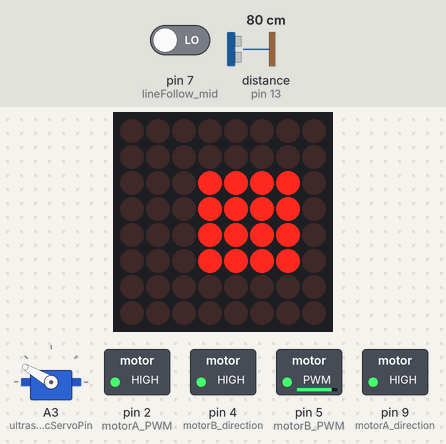
This sketch was run on a simulated Arduino Uno, built with avr-gcc and run on an emulated ATmega328P. Shown: servo, 8×8 LED matrix, switched loads named in the sketch (green lamp = pin HIGH). Wiring (inferred from the names in the program): ultrasonic range finder: trigger pin 12; echo pin 13. The inputs (shaded band) are chosen by the test bench; at power-on: pin 7 (lineFollow_mid) LOW, distance to the obstacle (sensor on pin 13) 80 cm. The echo pulse lasts 58.3 µs per cm; pins used as bus, display or sensor lines are not drawn.

Above: at 4.2 s.
4.3 s: pin 7 (lineFollow_mid) driven HIGH
At 5.2 s:
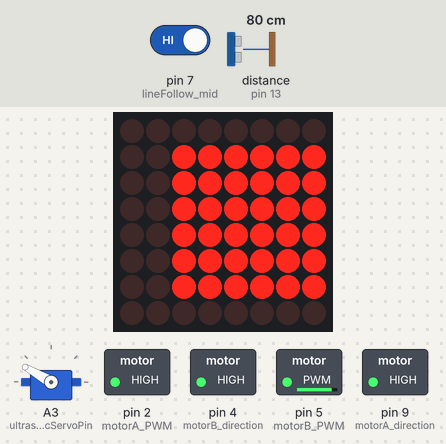
13.3 s: pin 7 (lineFollow_mid) driven LOW
At 14.3 s:
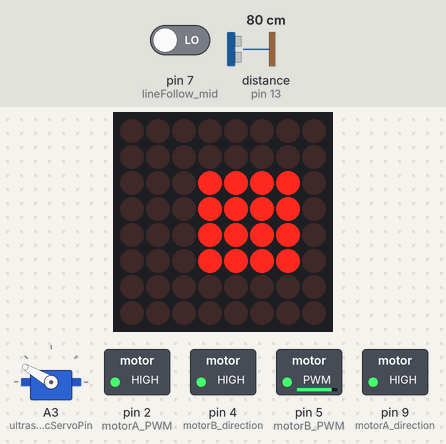
14.8 s: pin 7 (lineFollow_mid) driven HIGH
At 15.5 s:
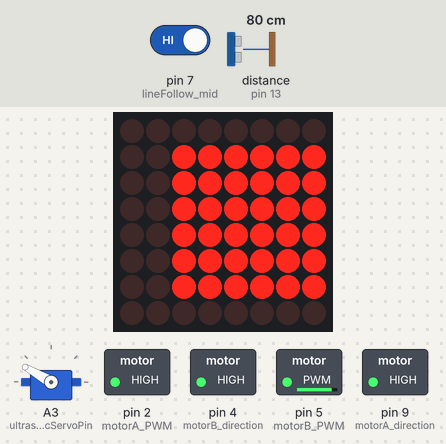
Timing chart, 0 to 17.8 s (numbered marks = the images above; inputs shaded):
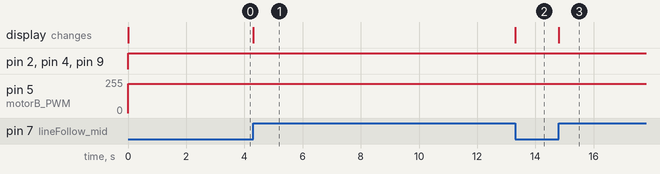

The sketch:

componentTests.ino
```cpp
/*
for Keyestudio Turtle Robot V3.1 :

tests both drive motors, servo, 8x8 i2c matrix, ultrasonic sensor, line following sensor, and bluetooth module.

requires Adafruit_LEDBackpack and Adafruit_GFX libraries.
LEDBackpack download : https://drive.google.com/drive/folders/1Fg4iyz1GAwLuM2Pid2zuK3o0rjIoWdiZ
GFX download : https://drive.google.com/drive/folders/1EWay8sCtzs7juY7WWuEg3I3fRTOku-HT
place downloaded library folders in "libraries" sub-folder of Arduino folder

or install using arduino IDE manage libraries tool
*/

#define ultrasonicTrigPin 12
#define ultrasonicEchoPin 13
#define ultrasonicServoPin A3

#define motorA_direction 9     //direction control pin of A motor / L
#define motorA_PWM 2   //PWM control pin of A motor
#define motorB_direction 4    //direction control pin of B motor
#define motorB_PWM 5   //PWM control pin of B motor / R

//8x8 matrix : A5-SCL, A4-SDA

#define lineFollow_left 6
#define lineFollow_mid 7
#define lineFollow_right 8

#include <Wire.h>
#include "Adafruit_LEDBackpack.h"
#include "Adafruit_GFX.h"
Adafruit_LEDBackpack matrix = Adafruit_LEDBackpack();

#include <Servo.h>
Servo servo;

float distance_cm;
long duration;

void getDistance(){
  digitalWrite(ultrasonicTrigPin,LOW);
  delayMicroseconds(2);
  digitalWrite(ultrasonicTrigPin,HIGH);
  delayMicroseconds(10);
  digitalWrite(ultrasonicTrigPin,LOW);
  duration = pulseIn(ultrasonicEchoPin,HIGH);
  distance_cm = (34*duration)/2; //2*distance = (speed*time)
  distance_cm /= 1000;
  if(distance_cm<0.0){distance_cm = 0.0;}
  //Serial.println(distance_cm);
}

void matrix_smile(){
  matrix.displaybuffer[7] = B00000000;
  matrix.displaybuffer[6] = B00100100;
  matrix.displaybuffer[5] = B00100100;
  matrix.displaybuffer[4] = B00100100;
  matrix.displaybuffer[3] = B00000000;
  matrix.displaybuffer[2] = B01000010;
  matrix.displaybuffer[1] = B01111110;
  matrix.displaybuffer[0] = B00000000;
  matrix.writeDisplay();
}

void matrix_clear(){
  matrix.displaybuffer[0] = B00000000;
  matrix.displaybuffer[1] = B00000000;
  matrix.displaybuffer[2] = B00000000;
  matrix.displaybuffer[3] = B00000000;
  matrix.displaybuffer[4] = B00000000;
  matrix.displaybuffer[5] = B00000000;
  matrix.displaybuffer[6] = B00000000;
  matrix.displaybuffer[7] = B00000000;
  matrix.writeDisplay();
}

void matrix_small_circle(){
  matrix.displaybuffer[7] = B00000000;
  matrix.displaybuffer[6] = B00000000;
  matrix.displaybuffer[5] = B00111100;
  matrix.displaybuffer[4] = B00111100;
  matrix.displaybuffer[3] = B00111100;
  matrix.displaybuffer[2] = B00111100;
  matrix.displaybuffer[1] = B00000000;
  matrix.displaybuffer[0] = B00000000;
  matrix.writeDisplay();
}

void matrix_big_circle(){
  matrix.displaybuffer[7] = B00000000;
  matrix.displaybuffer[6] = B01111110;
  matrix.displaybuffer[5] = B01111110;
  matrix.displaybuffer[4] = B01111110;
  matrix.displaybuffer[3] = B01111110;
  matrix.displaybuffer[2] = B01111110;
  matrix.displaybuffer[1] = B01111110;
  matrix.displaybuffer[0] = B00000000;
  matrix.writeDisplay();
}

int BTLE_val;

void setup(){
  pinMode(ultrasonicTrigPin,OUTPUT);
  pinMode(ultrasonicEchoPin,INPUT);
  pinMode(motorA_direction,OUTPUT);
  pinMode(motorA_PWM,OUTPUT);
  pinMode(motorB_direction,OUTPUT);
  pinMode(motorB_PWM,OUTPUT);
  pinMode(ultrasonicServoPin,OUTPUT);
  pinMode(lineFollow_left,INPUT);
  pinMode(lineFollow_mid,INPUT);
  pinMode(lineFollow_right,INPUT);
  servo.attach(ultrasonicServoPin);

  Serial.begin(9600);

  matrix.begin(0x70); //default address
}
void loop(){

  servo.write(150);
  digitalWrite(motorA_direction,HIGH);
  analogWrite(motorA_PWM,220);
  digitalWrite(motorB_direction,HIGH);
  analogWrite(motorB_PWM,220);

  getDistance();

  int mid_lineState = digitalRead(lineFollow_mid);
  if(mid_lineState == HIGH){
    matrix_clear();
    matrix_big_circle();
  }
  else{
    matrix_clear();
    matrix_small_circle();
  }
  BTLE_val = Serial.read();
  //Serial.println(BTLE_val);
  switch(BTLE_val)
  {
    case 'h': Serial.println("HI");break;
    case 'b': Serial.println("BYE");break;
  }
}
```

Measured:
- after the input at 4.3 s, the display: changes at once (image 1)
- after the input at 13.3 s, the display: changes at once (image 2)
- after the input at 14.8 s, the display: changes at once (image 3)
